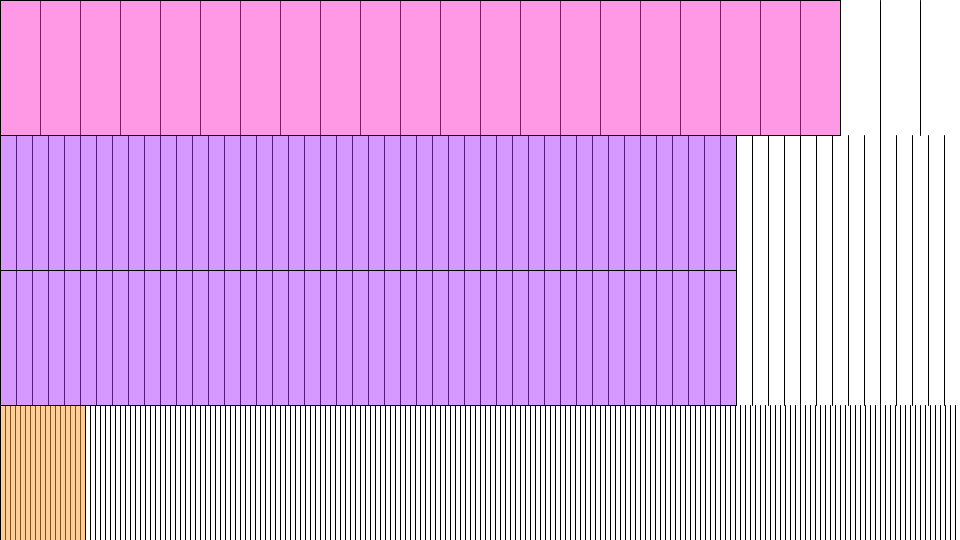
Frame 1 (no input)
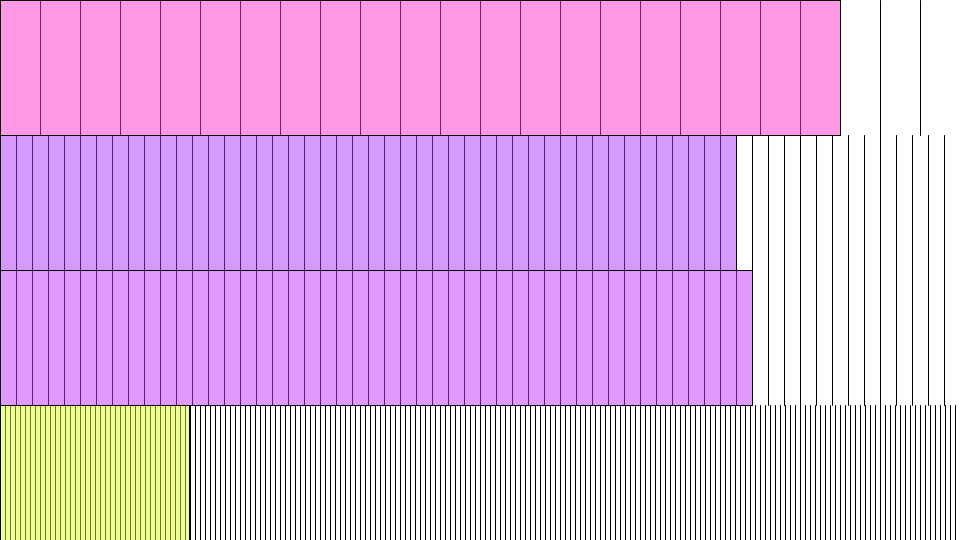
Frame 60 (the mouse pressed at the canvas centre just before this capture)
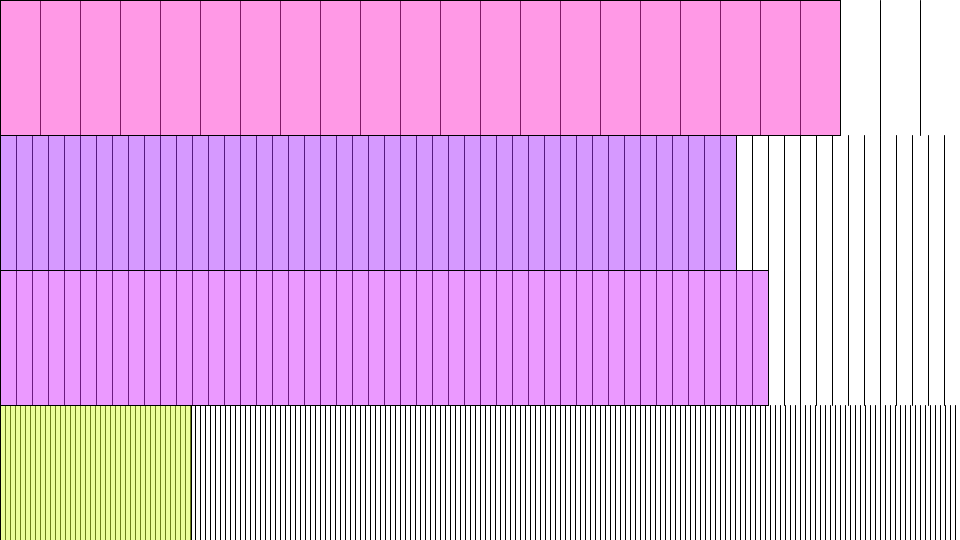
Frame 120 (the mouse held since frame 60 and released just before this capture)

The Processing sketch that drew these frames (run headless with seeded random() and noise(); from frame 60 on, the mouse is pressed at the canvas centre):

// Processing sketch: sketch_xxx_bar_clock
// ── sketch_xxx_bar_clock.pde
// setup関数 : 初回1度だけ実行される
void setup() {
  size(960, 540); // ウィンドウサイズを960px,540pxに
  colorMode(HSB, 360, 100, 100, 100);
}

// draw関数 : setup関数実行後繰り返し実行される
void draw() {
  background(0, 0, 100); // 背景色に白を指定
  float h = hour(); // 時間を取得
  float m = minute(); // 分を取得
  float s = second(); // 秒
  float ms = millis()%1000; //ミリ秒を取得

  drawGraph(h, 24); //描画の関数
  translate(0, height*1/4); //原点のy座標を画面の1/4下にずらす
  drawGraph(m, 60); //描画の関数
  translate(0, height*1/4); //原点のy座標を画面の1/4下にずらす
  drawGraph(s, 60); //描画の関数
  translate(0, height*1/4); //原点のy座標を画面の1/4下にずらす
  drawGraph(ms, 1000); //描画の関数
}

//描画の関数(t=時刻の数値,cols= 目盛りの数)
void drawGraph(float t, float cols) {
  float grid = width/cols; // 目盛りの幅
  if (grid < 5) {
    grid = 5;
  }
  for (float x = 0; x <= width; x += grid ) {
    line(x, 0, x, height/4); // 目盛りを描画
  }
  //時刻を矩形で描画
  fill(map(t, 0, cols, 0, 360), 80, 100, 50); //時間に応じて塗りつぶしの色(色相)を変更
  rect(0, 0, t*width/cols, height/4);
}
